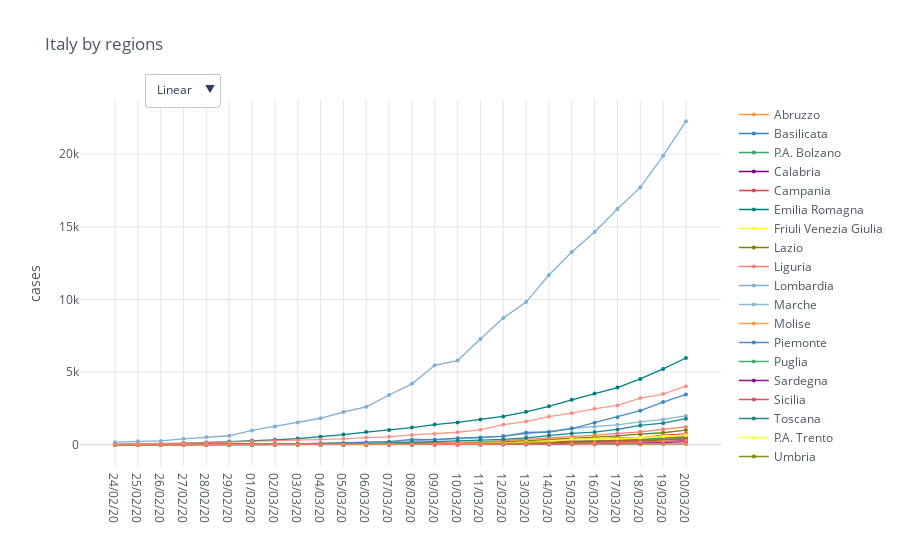

The code cell stored with this chart in its notebook:
### Code cell
regions = io.italy_load_regions()
total_cases = io.italy_regions_filter_by_category(regions, category)

mpl.iplot_comparative_plot(total_cases, title='Italy by regions')

### Figure 1 — Plotly figure (JSON) as saved in the notebook; plotly's stock layout.template omitted (floating-point values rounded to 4 significant figures)
{"data": [{"line": {"color": "rgba(255, 153, 51, 1.0)", "dash": "solid", "shape": "linear", "width": 1.3}, "marker": {"size": 4, "symbol": "circle"}, "mode": "lines+markers", "name": "Abruzzo", "text": "", "type": "scatter", "x": ["24/02/20", "25/02/20", "26/02/20", "27/02/20", "28/02/20", "29/02/20", "01/03/20", "02/03/20", "03/03/20", "04/03/20", "05/03/20", "06/03/20", "07/03/20", "08/03/20", "09/03/20", "10/03/20", "11/03/20", "12/03/20", "13/03/20", "14/03/20", "15/03/20", "16/03/20", "17/03/20", "18/03/20", "19/03/20", "20/03/20"], "y": [0, 0, 0, 1, 1, 2, 5, 5, 6, 7, 8, 9, 11, 17, 30, 38, 38, 84, 89, 112, 137, 176, 229, 263, 385, 449]}, {"line": {"color": "rgba(55, 128, 191, 1.0)", "dash": "solid", "shape": "linear", "width": 1.3}, "marker": {"size": 4, "symbol": "circle"}, "mode": "lines+markers", "name": "Basilicata", "text": "", "type": "scatter", "x": ["24/02/20", "25/02/20", "26/02/20", "27/02/20", "28/02/20", "29/02/20", "01/03/20", "02/03/20", "03/03/20", "04/03/20", "05/03/20", "06/03/20", "07/03/20", "08/03/20", "09/03/20", "10/03/20", "11/03/20", "12/03/20", "13/03/20", "14/03/20", "15/03/20", "16/03/20", "17/03/20", "18/03/20", "19/03/20", "20/03/20"], "y": [0, 0, 0, 0, 0, 0, 0, 0, 1, 1, 1, 3, 3, 4, 5, 7, 8, 8, 10, 10, 11, 12, 20, 27, 37, 52]}, {"line": {"color": "rgba(50, 171, 96, 1.0)", "dash": "solid", "shape": "linear", "width": 1.3}, "marker": {"size": 4, "symbol": "circle"}, "mode": "lines+markers", "name": "P.A. Bolzano", "text": "", "type": "scatter", "x": ["24/02/20", "25/02/20", "26/02/20", "27/02/20", "28/02/20", "29/02/20", "01/03/20", "02/03/20", "03/03/20", "04/03/20", "05/03/20", "06/03/20", "07/03/20", "08/03/20", "09/03/20", "10/03/20", "11/03/20", "12/03/20", "13/03/20", "14/03/20", "15/03/20", "16/03/20", "17/03/20", "18/03/20", "19/03/20", "20/03/20"], "y": [0, 1, 1, 1, 1, 1, 1, 1, 1, 1, 1, 4, 9, 9, 9, 38, 75, 104, 125, 173, 204, 241, 291, 376, 436, 548]}, {"line": {"color": "rgba(128, 0, 128, 1.0)", "dash": "solid", "shape": "linear", "width": 1.3}, "marker": {"size": 4, "symbol": "circle"}, "mode": "lines+markers", "name": "Calabria", "text": "", "type": "scatter", "x": ["24/02/20", "25/02/20", "26/02/20", "27/02/20", "28/02/20", "29/02/20", "01/03/20", "02/03/20", "03/03/20", "04/03/20", "05/03/20", "06/03/20", "07/03/20", "08/03/20", "09/03/20", "10/03/20", "11/03/20", "12/03/20", "13/03/20", "14/03/20", "15/03/20", "16/03/20", "17/03/20", "18/03/20", "19/03/20", "20/03/20"], "y": [0, 0, 0, 0, 1, 1, 1, 1, 1, 1, 2, 4, 4, 9, 11, 13, 19, 33, 38, 60, 68, 89, 114, 129, 169, 207]}, {"line": {"color": "rgba(219, 64, 82, 1.0)", "dash": "solid", "shape": "linear", "width": 1.3}, "marker": {"size": 4, "symbol": "circle"}, "mode": "lines+markers", "name": "Campania", "text": "", "type": "scatter", "x": ["24/02/20", "25/02/20", "26/02/20", "27/02/20", "28/02/20", "29/02/20", "01/03/20", "02/03/20", "03/03/20", "04/03/20", "05/03/20", "06/03/20", "07/03/20", "08/03/20", "09/03/20", "10/03/20", "11/03/20", "12/03/20", "13/03/20", "14/03/20", "15/03/20", "16/03/20", "17/03/20", "18/03/20", "19/03/20", "20/03/20"], "y": [0, 0, 0, 3, 4, 13, 17, 17, 30, 31, 45, 57, 61, 101, 120, 127, 154, 179, 220, 272, 333, 400, 460, 460, 652, 749]}, {"line": {"color": "rgba(0, 128, 128, 1.0)", "dash": "solid", "shape": "linear", "width": 1.3}, "marker": {"size": 4, "symbol": "circle"}, "mode": "lines+markers", "name": "Emilia Romagna", "text": "", "type": "scatter", "x": ["24/02/20", "25/02/20", "26/02/20", "27/02/20", "28/02/20", "29/02/20", "01/03/20", "02/03/20", "03/03/20", "04/03/20", "05/03/20", "06/03/20", "07/03/20", "08/03/20", "09/03/20", "10/03/20", "11/03/20", "12/03/20", "13/03/20", "14/03/20", "15/03/20", "16/03/20", "17/03/20", "18/03/20", "19/03/20", "20/03/20"], "y": [18, 26, 47, 97, 145, 217, 285, 335, 420, 544, 698, 870, 1010, 1180, 1386, 1533, 1739, 1947, 2263, 2644, 3093, 3522, 3931, 4525, 5214, 5968]}, {"line": {"color": "rgba(255, 255, 51, 1.0)", "dash": "solid", "shape": "linear", "width": 1.3}, "marker": {"size": 4, "symbol": "circle"}, "mode": "lines+markers", "name": "Friuli Venezia Giulia", "text": "", "type": "scatter", "x": ["24/02/20", "25/02/20", "26/02/20", "27/02/20", "28/02/20", "29/02/20", "01/03/20", "02/03/20", "03/03/20", "04/03/20", "05/03/20", "06/03/20", "07/03/20", "08/03/20", "09/03/20", "10/03/20", "11/03/20", "12/03/20", "13/03/20", "14/03/20", "15/03/20", "16/03/20", "17/03/20", "18/03/20", "19/03/20", "20/03/20"], "y": [0, 0, 0, 0, 0, 0, 6, 9, 13, 18, 21, 31, 42, 57, 93, 116, 126, 167, 257, 301, 347, 386, 394, 462, 599, 656]}, {"line": {"color": "rgba(128, 128, 0, 1.0)", "dash": "solid", "shape": "linear", "width": 1.3}, "marker": {"size": 4, "symbol": "circle"}, "mode": "lines+markers", "name": "Lazio", "text": "", "type": "scatter", "x": ["24/02/20", "25/02/20", "26/02/20", "27/02/20", "28/02/20", "29/02/20", "01/03/20", "02/03/20", "03/03/20", "04/03/20", "05/03/20", "06/03/20", "07/03/20", "08/03/20", "09/03/20", "10/03/20", "11/03/20", "12/03/20", "13/03/20", "14/03/20", "15/03/20", "16/03/20", "17/03/20", "18/03/20", "19/03/20", "20/03/20"], "y": [3, 3, 3, 3, 3, 6, 6, 7, 14, 30, 44, 54, 76, 87, 102, 116, 150, 200, 277, 357, 436, 523, 607, 724, 823, 1008]}, {"line": {"color": "rgba(251, 128, 114, 1.0)", "dash": "solid", "shape": "linear", "width": 1.3}, "marker": {"size": 4, "symbol": "circle"}, "mode": "lines+markers", "name": "Liguria", "text": "", "type": "scatter", "x": ["24/02/20", "25/02/20", "26/02/20", "27/02/20", "28/02/20", "29/02/20", "01/03/20", "02/03/20", "03/03/20", "04/03/20", "05/03/20", "06/03/20", "07/03/20", "08/03/20", "09/03/20", "10/03/20", "11/03/20", "12/03/20", "13/03/20", "14/03/20", "15/03/20", "16/03/20", "17/03/20", "18/03/20", "19/03/20", "20/03/20"], "y": [0, 1, 11, 19, 19, 42, 25, 22, 24, 26, 28, 32, 51, 78, 109, 141, 194, 274, 345, 463, 559, 667, 778, 887, 1059, 1221]}, {"line": {"color": "rgba(128, 177, 211, 1.0)", "dash": "solid", "shape": "linear", "width": 1.3}, "marker": {"size": 4, "symbol": "circle"}, "mode": "lines+markers", "name": "Lombardia", "text": "", "type": "scatter", "x": ["24/02/20", "25/02/20", "26/02/20", "27/02/20", "28/02/20", "29/02/20", "01/03/20", "02/03/20", "03/03/20", "04/03/20", "05/03/20", "06/03/20", "07/03/20", "08/03/20", "09/03/20", "10/03/20", "11/03/20", "12/03/20", "13/03/20", "14/03/20", "15/03/20", "16/03/20", "17/03/20", "18/03/20", "19/03/20", "20/03/20"], "y": [172, 240, 258, 403, 531, 615, 984, 1254, 1520, 1820, 2251, 2612, 3420, 4189, 5469, 5791, 7280, 8725, 9820, 11685, 13272, 14649, 16220, 17713, 19884, 22264]}, {"line": {"color": "rgba(128, 177, 211, 0.8999999999999999)", "dash": "solid", "shape": "linear", "width": 1.3}, "marker": {"size": 4, "symbol": "circle"}, "mode": "lines+markers", "name": "Marche", "text": "", "type": "scatter", "x": ["24/02/20", "25/02/20", "26/02/20", "27/02/20", "28/02/20", "29/02/20", "01/03/20", "02/03/20", "03/03/20", "04/03/20", "05/03/20", "06/03/20", "07/03/20", "08/03/20", "09/03/20", "10/03/20", "11/03/20", "12/03/20", "13/03/20", "14/03/20", "15/03/20", "16/03/20", "17/03/20", "18/03/20", "19/03/20", "20/03/20"], "y": [0, 0, 1, 3, 6, 11, 25, 35, 61, 84, 124, 159, 207, 272, 323, 394, 479, 592, 725, 899, 1133, 1242, 1371, 1568, 1737, 1981]}, {"line": {"color": "rgba(255, 153, 51, 0.8999999999999999)", "dash": "solid", "shape": "linear", "width": 1.3}, "marker": {"size": 4, "symbol": "circle"}, "mode": "lines+markers", "name": "Molise", "text": "", "type": "scatter", "x": ["24/02/20", "25/02/20", "26/02/20", "27/02/20", "28/02/20", "29/02/20", "01/03/20", "02/03/20", "03/03/20", "04/03/20", "05/03/20", "06/03/20", "07/03/20", "08/03/20", "09/03/20", "10/03/20", "11/03/20", "12/03/20", "13/03/20", "14/03/20", "15/03/20", "16/03/20", "17/03/20", "18/03/20", "19/03/20", "20/03/20"], "y": [0, 0, 0, 0, 0, 0, 0, 0, 3, 3, 7, 12, 14, 14, 14, 15, 16, 16, 17, 17, 17, 21, 25, 28, 46, 50]}, {"line": {"color": "rgba(55, 128, 191, 0.8999999999999999)", "dash": "solid", "shape": "linear", "width": 1.3}, "marker": {"size": 4, "symbol": "circle"}, "mode": "lines+markers", "name": "Piemonte", "text": "", "type": "scatter", "x": ["24/02/20", "25/02/20", "26/02/20", "27/02/20", "28/02/20", "29/02/20", "01/03/20", "02/03/20", "03/03/20", "04/03/20", "05/03/20", "06/03/20", "07/03/20", "08/03/20", "09/03/20", "10/03/20", "11/03/20", "12/03/20", "13/03/20", "14/03/20", "15/03/20", "16/03/20", "17/03/20", "18/03/20", "19/03/20", "20/03/20"], "y": [3, 3, 3, 2, 11, 11, 49, 51, 56, 82, 108, 143, 207, 360, 350, 453, 501, 580, 840, 873, 1111, 1516, 1897, 2341, 2932, 3461]}, {"line": {"color": "rgba(50, 171, 96, 0.8999999999999999)", "dash": "solid", "shape": "linear", "width": 1.3}, "marker": {"size": 4, "symbol": "circle"}, "mode": "lines+markers", "name": "Puglia", "text": "", "type": "scatter", "x": ["24/02/20", "25/02/20", "26/02/20", "27/02/20", "28/02/20", "29/02/20", "01/03/20", "02/03/20", "03/03/20", "04/03/20", "05/03/20", "06/03/20", "07/03/20", "08/03/20", "09/03/20", "10/03/20", "11/03/20", "12/03/20", "13/03/20", "14/03/20", "15/03/20", "16/03/20", "17/03/20", "18/03/20", "19/03/20", "20/03/20"], "y": [0, 0, 0, 1, 3, 3, 3, 4, 6, 9, 14, 17, 26, 40, 50, 59, 77, 104, 129, 166, 230, 230, 340, 383, 478, 581]}, {"line": {"color": "rgba(128, 0, 128, 0.8999999999999999)", "dash": "solid", "shape": "linear", "width": 1.3}, "marker": {"size": 4, "symbol": "circle"}, "mode": "lines+markers", "name": "Sardegna", "text": "", "type": "scatter", "x": ["24/02/20", "25/02/20", "26/02/20", "27/02/20", "28/02/20", "29/02/20", "01/03/20", "02/03/20", "03/03/20", "04/03/20", "05/03/20", "06/03/20", "07/03/20", "08/03/20", "09/03/20", "10/03/20", "11/03/20", "12/03/20", "13/03/20", "14/03/20", "15/03/20", "16/03/20", "17/03/20", "18/03/20", "19/03/20", "20/03/20"], "y": [0, 0, 0, 0, 0, 0, 0, 0, 1, 2, 2, 5, 5, 11, 19, 20, 37, 39, 43, 47, 77, 107, 117, 134, 206, 293]}, {"line": {"color": "rgba(219, 64, 82, 0.8999999999999999)", "dash": "solid", "shape": "linear", "width": 1.3}, "marker": {"size": 4, "symbol": "circle"}, "mode": "lines+markers", "name": "Sicilia", "text": "", "type": "scatter", "x": ["24/02/20", "25/02/20", "26/02/20", "27/02/20", "28/02/20", "29/02/20", "01/03/20", "02/03/20", "03/03/20", "04/03/20", "05/03/20", "06/03/20", "07/03/20", "08/03/20", "09/03/20", "10/03/20", "11/03/20", "12/03/20", "13/03/20", "14/03/20", "15/03/20", "16/03/20", "17/03/20", "18/03/20", "19/03/20", "20/03/20"], "y": [0, 3, 3, 4, 4, 4, 9, 7, 7, 18, 18, 24, 35, 53, 54, 62, 83, 115, 130, 156, 188, 213, 237, 282, 340, 408]}, {"line": {"color": "rgba(0, 128, 128, 0.8999999999999999)", "dash": "solid", "shape": "linear", "width": 1.3}, "marker": {"size": 4, "symbol": "circle"}, "mode": "lines+markers", "name": "Toscana", "text": "", "type": "scatter", "x": ["24/02/20", "25/02/20", "26/02/20", "27/02/20", "28/02/20", "29/02/20", "01/03/20", "02/03/20", "03/03/20", "04/03/20", "05/03/20", "06/03/20", "07/03/20", "08/03/20", "09/03/20", "10/03/20", "11/03/20", "12/03/20", "13/03/20", "14/03/20", "15/03/20", "16/03/20", "17/03/20", "18/03/20", "19/03/20", "20/03/20"], "y": [0, 2, 2, 2, 8, 11, 13, 13, 19, 38, 61, 79, 113, 166, 208, 264, 320, 364, 470, 630, 781, 866, 1053, 1330, 1482, 1793]}, {"line": {"color": "rgba(255, 255, 51, 0.8999999999999999)", "dash": "solid", "shape": "linear", "width": 1.3}, "marker": {"size": 4, "symbol": "circle"}, "mode": "lines+markers", "name": "P.A. Trento", "text": "", "type": "scatter", "x": ["24/02/20", "25/02/20", "26/02/20", "27/02/20", "28/02/20", "29/02/20", "01/03/20", "02/03/20", "03/03/20", "04/03/20", "05/03/20", "06/03/20", "07/03/20", "08/03/20", "09/03/20", "10/03/20", "11/03/20", "12/03/20", "13/03/20", "14/03/20", "15/03/20", "16/03/20", "17/03/20", "18/03/20", "19/03/20", "20/03/20"], "y": [0, 0, 0, 0, 0, 0, 0, 0, 4, 5, 7, 10, 14, 23, 33, 52, 77, 107, 163, 206, 378, 378, 385, 455, 523, 642]}, {"line": {"color": "rgba(128, 128, 0, 0.8999999999999999)", "dash": "solid", "shape": "linear", "width": 1.3}, "marker": {"size": 4, "symbol": "circle"}, "mode": "lines+markers", "name": "Umbria", "text": "", "type": "scatter", "x": ["24/02/20", "25/02/20", "26/02/20", "27/02/20", "28/02/20", "29/02/20", "01/03/20", "02/03/20", "03/03/20", "04/03/20", "05/03/20", "06/03/20", "07/03/20", "08/03/20", "09/03/20", "10/03/20", "11/03/20", "12/03/20", "13/03/20", "14/03/20", "15/03/20", "16/03/20", "17/03/20", "18/03/20", "19/03/20", "20/03/20"], "y": [0, 0, 0, 0, 0, 0, 2, 2, 8, 9, 9, 16, 24, 26, 28, 37, 46, 64, 76, 107, 143, 164, 197, 247, 334, 395]}, {"line": {"color": "rgba(251, 128, 114, 0.8999999999999999)", "dash": "solid", "shape": "linear", "width": 1.3}, "marker": {"size": 4, "symbol": "circle"}, "mode": "lines+markers", "name": "Valle d'Aosta", "text": "", "type": "scatter", "x": ["24/02/20", "25/02/20", "26/02/20", "27/02/20", "28/02/20", "29/02/20", "01/03/20", "02/03/20", "03/03/20", "04/03/20", "05/03/20", "06/03/20", "07/03/20", "08/03/20", "09/03/20", "10/03/20", "11/03/20", "12/03/20", "13/03/20", "14/03/20", "15/03/20", "16/03/20", "17/03/20", "18/03/20", "19/03/20", "20/03/20"], "y": [0, 0, 0, 0, 0, 0, 0, 0, 0, 0, 2, 7, 8, 9, 15, 17, 20, 27, 28, 42, 57, 105, 136, 165, 215, 264]}, {"line": {"color": "rgba(251, 128, 114, 0.7999999999999998)", "dash": "solid", "shape": "linear", "width": 1.3}, "marker": {"size": 4, "symbol": "circle"}, "mode": "lines+markers", "name": "Veneto", "text": "", "type": "scatter", "x": ["24/02/20", "25/02/20", "26/02/20", "27/02/20", "28/02/20", "29/02/20", "01/03/20", "02/03/20", "03/03/20", "04/03/20", "05/03/20", "06/03/20", "07/03/20", "08/03/20", "09/03/20", "10/03/20", "11/03/20", "12/03/20", "13/03/20", "14/03/20", "15/03/20", "16/03/20", "17/03/20", "18/03/20", "19/03/20", "20/03/20"], "y": [33, 43, 71, 111, 151, 191, 263, 273, 307, 360, 407, 488, 543, 670, 744, 856, 1023, 1384, 1595, 1937, 2172, 2473, 2704, 3214, 3484, 4031]}], "layout": {"legend": {"bgcolor": "#FFFFFF", "font": {"color": "#4D5663"}}, "paper_bgcolor": "#FFFFFF", "plot_bgcolor": "#FFFFFF", "title": {"font": {"color": "#4D5663"}, "text": "Italy by regions"}, "updatemenus": [{"buttons": [{"args": [{"yaxis.type": "linear"}], "label": "Linear", "method": "relayout"}, {"args": [{"yaxis.type": "log"}], "label": "Log", "method": "relayout"}], "direction": "down", "pad": {"r": 10, "t": 10}, "showactive": true, "x": 0.1, "xanchor": "left", "y": 1.1, "yanchor": "top"}], "xaxis": {"gridcolor": "#E1E5ED", "showgrid": true, "tickfont": {"color": "#4D5663"}, "title": {"font": {"color": "#4D5663"}, "text": ""}, "zerolinecolor": "#E1E5ED"}, "yaxis": {"gridcolor": "#E1E5ED", "showgrid": true, "tickfont": {"color": "#4D5663"}, "title": {"font": {"color": "#4D5663"}, "text": "cases"}, "zerolinecolor": "#E1E5ED"}}}
